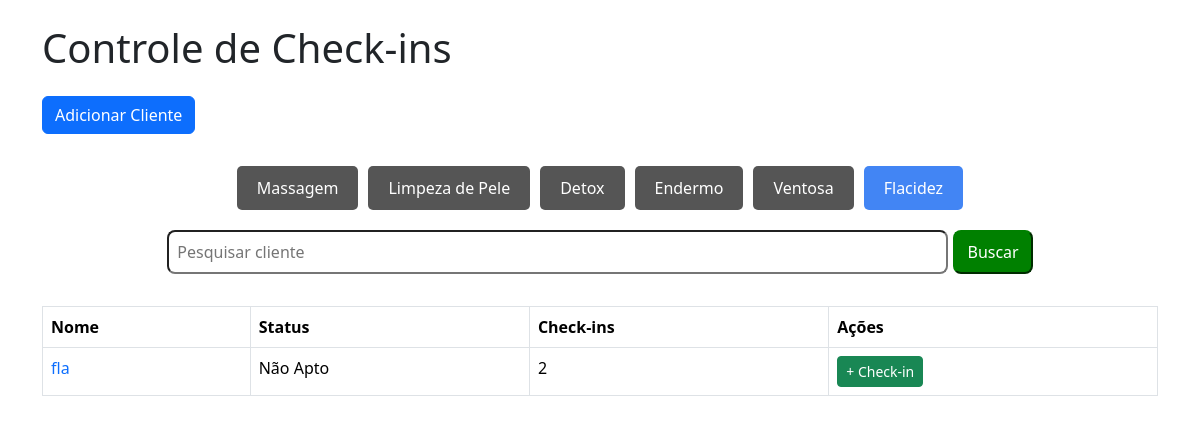
Before: /flacidez with the older database file.
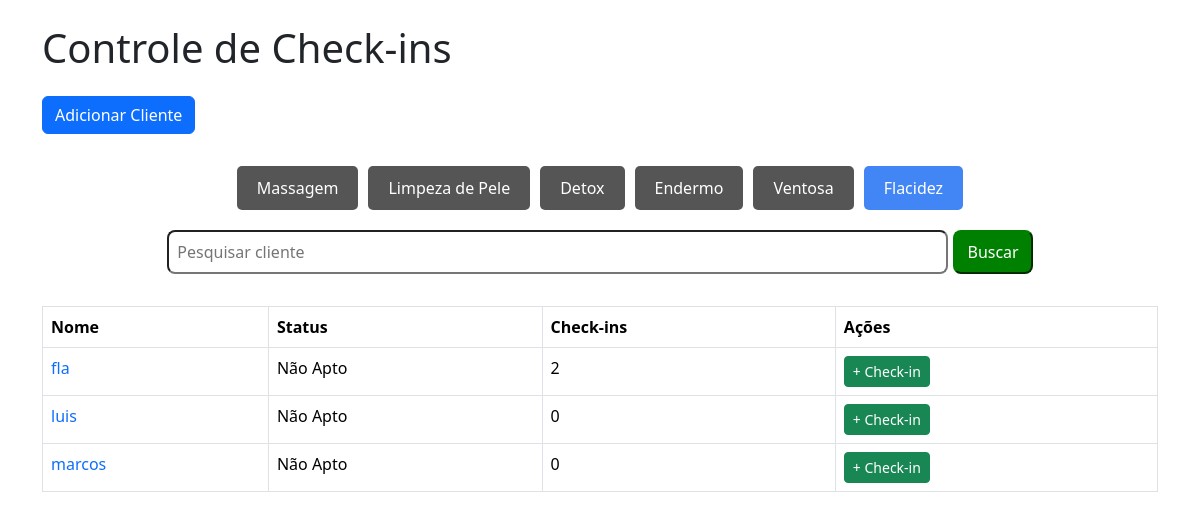
After: the same page with the newer database file.
### tables this page shows
CREATE TABLE cliente_flacidez (
        id INTEGER PRIMARY KEY AUTOINCREMENT,
        nome TEXT NOT NULL,
        status BOOLEAN DEFAULT FALSE,
        checkins INTEGER DEFAULT 0
    );

### app/views/flacidez.py (the view)
@app.route("/flacidez")
def homepage_flacidez():
    conn = get_db_connection()
    cliente_flacidez = conn.execute('SELECT * FROM cliente_flacidez ORDER BY nome ASC').fetchall()
    conn.close()
    return render_template('flacidez/flacidez.html', cliente_flacidez=cliente_flacidez)

### app/model/model.py (called while the page is built)
def get_db_connection():
    conn = sqlite3.connect('checkins.db')
    conn.row_factory = sqlite3.Row
    return conn

### app/templates/flacidez/flacidez.html (shortened to what this page needs)
<!DOCTYPE html>
<html lang="pt-br">
<head>
    <link href="https://cdn.jsdelivr.net/npm/bootstrap@5.3.2/dist/css/bootstrap.min.css" rel="stylesheet">
    <link rel="stylesheet" href="{{url_for('static', filename='css/style.css')}}">
    <link rel="stylesheet" href="{{url_for('static', filename='css/modal.css')}}">
</head>
<body>
    <div class="container">
        <h1 class="mb-4">
            Controle de Check-ins
        </h1>
        <button class="btn btn-primary" id="openModal">Adicionar Cliente</button>
        <div class="nav">
            <a href="/" >Massagem</a>
            <a href="/limpeza">Limpeza de Pele</a>
            <a href="/detox">Detox</a>
            <a href="/endermo">Endermo</a>
            <a href="/ventosa">Ventosa</a>
            <a href="/flacidez" class="active">Flacidez</a>
        </div>
        <form action="/busca_flacidez" method="POST" class='form-busca'>
            <input class="input-busca" type="text" name="termo" placeholder="Pesquisar cliente" value="{{ termo }}">
            <button class="button-busca" type="submit">Buscar</button>
        </form>
        {% if resultados %}
            <table class="table table-bordered">
            <thead>
                <tr>
                <th>Nome</th>
                <th>Status</th>
                <th>Check-ins</th>
                <th>Ações</th>
                </tr>
            </thead>
            <tbody>
                {% for cliente in resultados %}
                <tr>
                <td><a href="/clienteflacidez/{{cliente.id}}">{{ cliente.nome }}</a></td>
                {% if cliente.status %}
                    <td><a class="agendar" href="https://app.tecnofit.com.br/ng/calendar/week" target="_blank">Agendar</a></td>
                {% else %}
                    <td>Não Apto</td>
                {% endif %}
                <td>{{ cliente.checkins }}</td>
                <td>
                    <a href="/checkinflacidez/{{ cliente.id }}" class="btn btn-success btn-sm">+ Check-in</a>
                </td>
                </tr>
                {% endfor %}
            </tbody>
        </table>
        {% else %}
        <table class="table table-bordered">
            <thead>
                <tr>
                <th>Nome</th>
                <th>Status</th>
                <th>Check-ins</th>
                <th>Ações</th>
                </tr>
            </thead>
            <tbody>
                {% for cliente in cliente_flacidez %}
                <tr>
                <td><a href="/clienteflacidez/{{cliente.id}}">{{ cliente.nome }}</a></td>
                {% if cliente.status %}
                    <td><a class="agendar" href="https://app.tecnofit.com.br/ng/calendar/week" target="_blank">Agendar</a></td>
                {% else %}
                    <td>Não Apto</td>
                {% endif %}
                <td>{{ cliente.checkins }}</td>
                <td>
                    <a href="/checkinflacidez/{{ cliente.id }}" class="btn btn-success btn-sm">+ Check-in</a>
                </td>
                </tr>
                {% endfor %}
            </tbody>
        </table>
        {% endif %}
</body>
</html>

### app/static/css/style.css (style rules this page uses)
body { padding: 24px; }
.nav { margin-bottom: 20px; width: 100%; display: flex; justify-content: center; align-items: center; padding-top: 32px; }
.nav a { display: inline-block; padding: 10px 20px; margin: 0 5px; text-decoration: none; color: white; background: #555; border-radius: 5px; transition: background 0.3s; }
.nav .active { background: #4285f4; }
a { text-decoration: none; }
.form-busca { width: 100%; margin-bottom: 32px; display: flex; justify-content: center; align-items: center; }
.input-busca { width: 70%; border-radius: 8px; padding: 8px; }
.button-busca { padding: 8px 12px; margin-left: 5px; border-radius: 8px; border-color: green; background-color: green; color: white; }

Changed rows visible on the page:
added cliente_flacidez: nome "luis", status "Não Apto", checkins "0"
added cliente_flacidez: nome "marcos", status "Não Apto", checkins "0"
